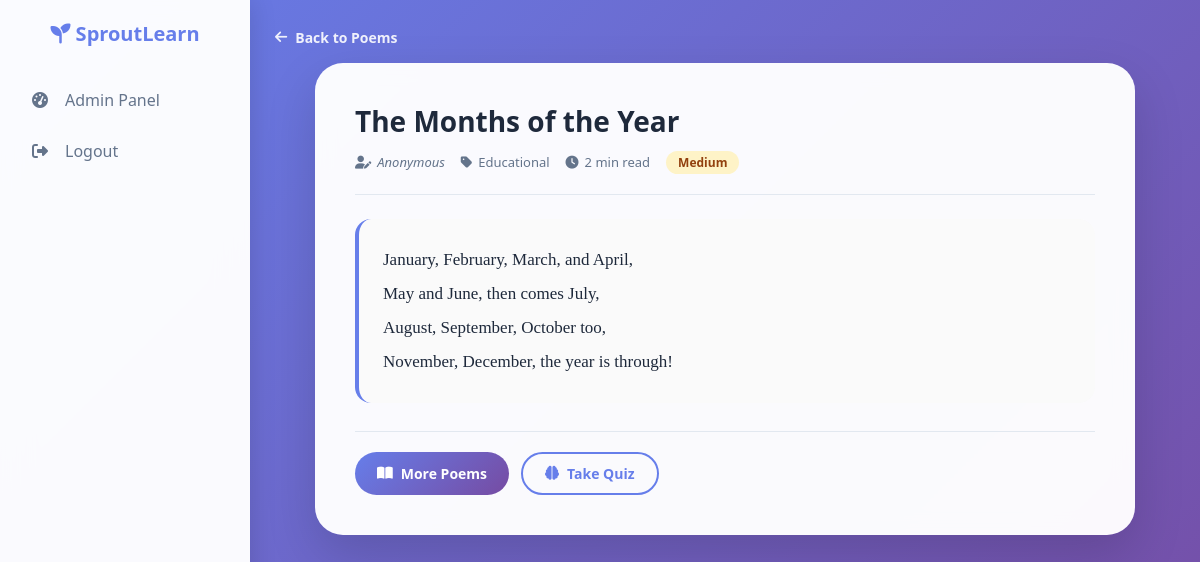
The app's page /poem-view.php?id=2 (signed in) with its own data.
### tables this page shows
CREATE TABLE IF NOT EXISTS poems (
    id               INT AUTO_INCREMENT PRIMARY KEY,
    title            VARCHAR(150) NOT NULL,
    author           VARCHAR(100) NOT NULL,
    category         ENUM('nursery','educational','fun','classic') NOT NULL,
    difficulty_level ENUM('easy','medium','hard') NOT NULL,
    reading_time     INT  DEFAULT 1,
    content          TEXT NOT NULL,
    image_path       VARCHAR(255) NULL
);

### config.php (called while the page is built, shortened)
<?php
function getDBConnection() {
    try {
        $pdo = new PDO("mysql:host=".DB_HOST.";dbname=".DB_NAME.";charset=utf8mb4", DB_USER, DB_PASS);
        $pdo->setAttribute(PDO::ATTR_ERRMODE, PDO::ERRMODE_EXCEPTION);
        return $pdo;
    } catch(PDOException $e) {
        error_log('DB connection failed: ' . $e->getMessage());
        return null;
    }
}
function getPoem($id) {
    $pdo = getDBConnection(); if(!$pdo) return null;
    $stmt = $pdo->prepare("SELECT * FROM poems WHERE id=?");
    $stmt->execute([$id]);
    return $stmt->fetch();
}
?>

### poem-view.php (the view, shortened to what this page needs)
<?php
require_once 'config.php';
$id   = (int)($_GET['id'] ?? 0);
$poem = getPoem($id);
?>
<!DOCTYPE html>
<html lang="en">
<head>
    <link rel="stylesheet" href="https://cdnjs.cloudflare.com/ajax/libs/font-awesome/6.4.0/css/all.min.css">
</head>
<body>
<div class="particles"><div class="particle"></div><div class="particle"></div><div class="particle"></div><div class="particle"></div><div class="particle"></div><div class="particle"></div></div>
<div class="sidebar"><?php include 'sidebar.php'; ?></div>
<div class="main-content">
    <a href="poems.php" class="btn-back"><i class="fas fa-arrow-left"></i> Back to Poems</a>
    <div class="poem-container">
        <h1 class="poem-title"><?= htmlspecialchars($poem['title']) ?></h1>
        <div class="poem-meta-row">
            <span class="poem-meta-item"><i class="fas fa-user-pen"></i> <em><?= htmlspecialchars($poem['author']) ?></em></span>
            <span class="poem-meta-item"><i class="fas fa-tag"></i> <?= ucfirst($poem['category']) ?></span>
            <span class="poem-meta-item"><i class="fas fa-clock"></i> <?= (int)$poem['reading_time'] ?> min read</span>
            <?php if(!empty($poem['difficulty_level'])): ?>
            <span class="diff-badge diff-<?= $poem['difficulty_level'] ?>"><?= ucfirst($poem['difficulty_level']) ?></span>
            <?php endif; ?>
        </div>
        <div class="poem-text"><?= htmlspecialchars($poem['content']) ?></div>
        <div class="poem-actions">
            <a href="poems.php" class="btn"><i class="fas fa-book-open"></i> More Poems</a>
            <a href="quizzes.php" class="btn btn-outline"><i class="fas fa-brain"></i> Take Quiz</a>
        </div>
    </div>
</div>
</body>
</html>

### poem-view.php (style rules this page uses)
:root { --primary:#667eea;--secondary:#764ba2;--white:#fff;--text:#1e293b; }
* { margin:0;padding:0;box-sizing:border-box; }
body { font-family:'Segoe UI',sans-serif; background:linear-gradient(135deg,#667eea,#764ba2,#f093fb,#4facfe,#43e97b); background-size:400% 400%; animation:gradientBG 14s ease infinite; min-height:100vh; }
.particles { position:fixed;top:0;left:0;width:100%;height:100%;pointer-events:none;z-index:0;overflow:hidden; }
.sidebar { width:250px;background:rgba(255,255,255,0.97);backdrop-filter:blur(16px);position:fixed;height:100vh;padding:20px 0;box-shadow:2px 0 24px rgba(0,0,0,0.12);z-index:100; }
.main-content { margin-left:250px;padding:25px;position:relative;z-index:1; }
.btn-back { display:inline-flex;align-items:center;gap:8px;color:rgba(255,255,255,0.9);text-decoration:none;font-weight:600;margin-bottom:16px;font-size:14px;transition:color 0.2s; }
.poem-container { background:rgba(255,255,255,0.97);backdrop-filter:blur(10px);border-radius:28px;padding:40px;max-width:820px;margin:0 auto;box-shadow:0 20px 50px rgba(0,0,0,0.15);animation:fadeSlideIn 0.6s ease; }
.poem-title { font-size:28px;font-weight:800;color:var(--text);margin-bottom:12px;line-height:1.3; }
.poem-meta-row { display:flex;flex-wrap:wrap;align-items:center;gap:16px;margin-bottom:24px;padding-bottom:20px;border-bottom:1px solid #e2e8f0; }
.poem-meta-item { display:inline-flex;align-items:center;gap:6px;font-size:13px;color:#64748b; }
.diff-badge { display:inline-block;padding:3px 12px;border-radius:50px;font-size:12px;font-weight:700; }
.diff-medium { background:#fef3c7;color:#92400e; }
.poem-text { font-size:17px;line-height:2;color:var(--text);white-space:pre-line;font-family:'Georgia',serif;background:#fafafa;border-radius:16px;padding:24px;border-left:4px solid var(--primary); }
.poem-actions { display:flex;gap:12px;flex-wrap:wrap;margin-top:28px;padding-top:20px;border-top:1px solid #e2e8f0; }
.btn { display:inline-flex;align-items:center;gap:8px;background:linear-gradient(135deg,var(--primary),var(--secondary));color:white;padding:10px 22px;border-radius:50px;text-decoration:none;font-weight:600;font-size:14px;border:none;cursor:pointer;transition:transform 0.2s,box-shadow 0.2s; }
.btn-outline { background:transparent;border:2px solid var(--primary);color:var(--primary); }

### records on screen
poems: title "The Months of the Year", author "Anonymous", category "Educational", reading_time "2", difficulty_level "Medium", content "January, February, March, and April, May and June, then comes July, August, September, October too, November, December, the year is through!"
